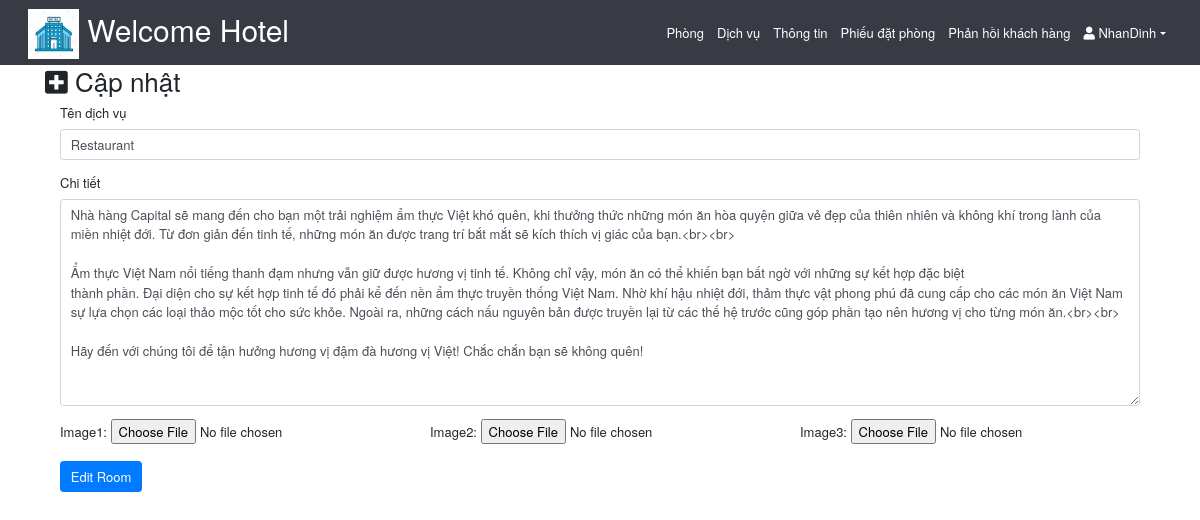
Page /includes/edit-services.inc.php?id=2 (signed in) on the committed database.
### tables this page shows
CREATE TABLE `dichvu` (
  `MADV` int(11) NOT NULL,
  `TenDv` varchar(255) NOT NULL,
  `image1` varchar(255) NOT NULL,
  `image2` varchar(255) NOT NULL,
  `image3` varchar(255) NOT NULL,
  `des` mediumtext NOT NULL
);

### includes/edit-services.inc.php (the view, shortened to what this page needs)
<?php
    if(!isset($_SESSION['idadmin'])) {header("Location:loginAdmin.inc.php") ;}
    else {
	require_once('header_Admin.inc.php');
 ?>
 <div class="container-fluid body-section container">
            <div class="row">
                <div class="col-md-12">
                    <h2><i class="fa fa-plus-square"></i> Cập nhật</h2>
                    <?php
                    require_once('dbh.inc.php');
                    if(isset($_GET['id'])){
                        $t_id = $_GET['id'];
                        $sql = "SELECT * FROM dichvu WHERE MADV = $t_id";
                        $stmt= $conn -> prepare($sql);
                        $stmt->execute();
                        $query1 =$stmt->get_result();
                        $row = mysqli_fetch_array($query1);
                    }
                    ?>
                    <div class="container-fluid body-section container">
                    <div class="row">
                        <div class="col-12">
                            <form action="" method="post" enctype="multipart/form-data">
                                <div class="form-group">
                                    <label >Tên dịch vụ</label>
                                    <input type="text" name="Name_ser"  value="<?php echo $row['TenDv']; ?>" class="form-control" required>
                                </div>
                                <div class="form-group">
                                    <label >Chi tiết</label>
                                    <textarea name="des"  rows="10" class="form-control" required><?php echo $row['des']; ?></textarea>
                                </div>
                                <div class="row">
                                    <div class="col-sm-4">
                                        <div class="form-group">
                                            <label >Image1:</label>
                                            <input type="file" name="image1" >
                                        </div>
                                    </div>
                                    <div class="col-sm-4">
                                        <div class="form-group">
                                            <label >Image2:</label>
                                            <input type="file" name="image2">
                                        </div>
                                    </div>
                                    <div class="col-sm-4">
                                        <div class="form-group">
                                            <label >Image3:</label>
                                            <input type="file" name="image3">
                                        </div>
                                    </div>
                                </div>
                                <input type="submit" class="btn btn-primary" value="Edit Room" name="submit">
                            </form>
                        </div>
                    </div>
                </div>
                </div>
            </div>
        </div>
<?php mysqli_close($conn);} ?>

### css/style.css (style rules this page uses)
html,body { width: 100%; height:100%; font-family: "Helvetica Neue", Arial; font-size: 13px; }

### rows in the picture
dichvu: Name_ser "Restaurant", des "Nhà hàng Capital sẽ mang đến cho bạn một trải nghiệm ẩm thực Việt khó quên, khi thưởng thức những món ăn hòa quyện giữa vẻ đẹp của thiên nhiên và không khí trong lành của miền nhiệt đới. Từ đơn giản đến tinh tế, những món ăn được trang trí bắt mắt sẽ kích thích vị giác của bạn.<br><br> Ẩm thực Việt Nam nổi tiếng thanh đạm nhưng vẫn giữ được hương vị tinh tế. Không chỉ vậy, món ăn có thể khiến bạn bất ngờ với những sự kết hợp đặc biệt thành phần. Đại diện cho sự kết hợp tinh tế đó phải kể đến nền ẩm thực truyền thống Việt Nam. Nhờ khí hậu nhiệt đới, thảm thực vật phong phú đã cung cấp cho các món ăn Việt Nam sự lựa chọn các loại thảo mộc tốt cho sức khỏe. Ngoài ra, những cách nấu nguyên bản…"

### other values in the picture
$_SESSION['admin'] "NhanDinh"
